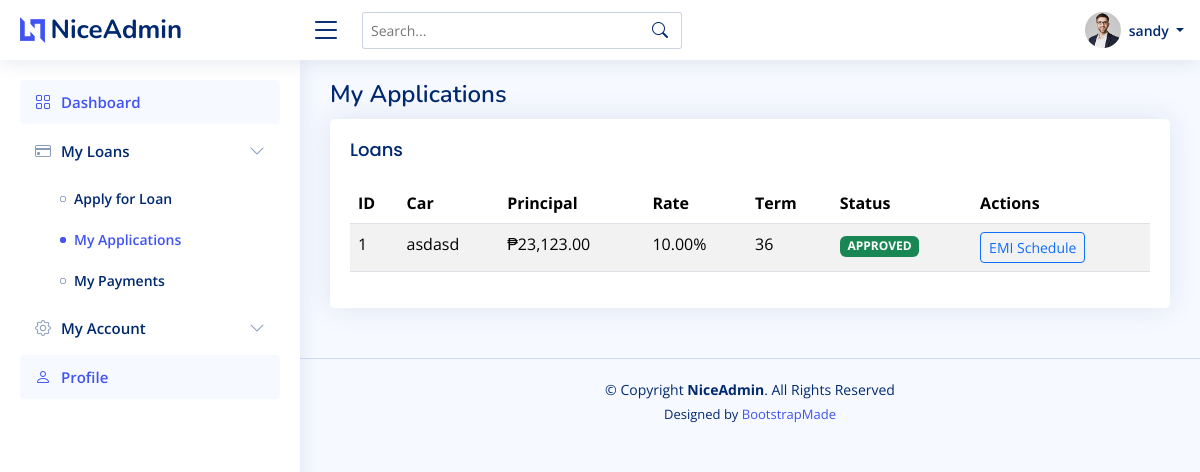
Page /index.php?page=my_loans (signed in) on the committed database.
### tables this page shows
CREATE TABLE `loans` (
  `id` int(11) NOT NULL,
  `user_id` int(11) NOT NULL,
  `car_id` int(11) NOT NULL,
  `car_price` decimal(12,2) NOT NULL,
  `down_payment` decimal(12,2) NOT NULL,
  `principal` decimal(12,2) NOT NULL,
  `annual_interest_rate` decimal(5,2) NOT NULL,
  `term_months` int(11) NOT NULL,
  `status` enum('pending','approved','rejected') DEFAULT 'pending',
  `admin_note` varchar(255) DEFAULT NULL,
  `created_at` timestamp NOT NULL DEFAULT current_timestamp(),
  `approved_at` timestamp NULL DEFAULT NULL
);

CREATE TABLE `cars` (
  `id` int(11) NOT NULL,
  `model` varchar(120) NOT NULL,
  `plate_no` varchar(20) DEFAULT NULL,
  `price` decimal(12,2) NOT NULL,
  `is_active` tinyint(1) DEFAULT 1,
  `archived` tinyint(1) NOT NULL DEFAULT 0
);

### includes/auth.php (called while the page is built, shortened)
<?php
function current_user(): array {
    return [
        'id' => $_SESSION['user_id'] ?? null,
        'username' => $_SESSION['username'] ?? null,
        'full_name' => $_SESSION['fullname'] ?? null,
        'role' => $_SESSION['role'] ?? null,
    ];
}
?>

### function/function.php (called while the page is built, shortened)
<?php
include __DIR__ . '/../db/db.php';
function list_user_loans($userId) {
    global $conn;
    $stmt = $conn->prepare("SELECT l.*, c.model FROM loans l JOIN cars c ON c.id=l.car_id WHERE l.user_id=? ORDER BY l.id DESC");
    $stmt->bind_param("i", $userId);
    $stmt->execute();
    return $stmt->get_result();
}
?>

### module/my_loans.php (the view, shortened to what this page needs)
<?php
require_once __DIR__ . '/../includes/auth.php';
require_once __DIR__ . '/../db/db.php';
require_once __DIR__ . '/../function/function.php';
$user = current_user();
$loans = list_user_loans($user['id']);
?>
<div class="pagetitle"><h1>My Applications</h1></div>
<section class="section">
  <div class="card">
    <div class="card-body">
      <h5 class="card-title">Loans</h5>
      <table class="table table-striped">
        <thead><tr>
          <th>ID</th><th>Car</th><th>Principal</th><th>Rate</th><th>Term</th><th>Status</th><th>Actions</th>
        </tr></thead>
        <tbody>
        <?php while($row = $loans->fetch_assoc()): ?>
          <tr>
            <td><?php echo $row['id']; ?></td>
            <td><?php echo htmlspecialchars($row['model']); ?></td>
            <td>₱<?php echo number_format($row['principal'],2); ?></td>
            <td><?php echo $row['annual_interest_rate']; ?>%</td>
            <td><?php echo $row['term_months']; ?></td>
            <td><span class="badge bg-<?php echo $row['status']==='approved'?'success':($row['status']==='rejected'?'danger':'warning'); ?>"><?php echo strtoupper($row['status']); ?></span></td>
            <td>
              <?php if ($row['status']==='approved'): ?>
                <a href="index.php?page=emi_schedule&loan_id=<?php echo $row['id']; ?>" class="btn btn-sm btn-outline-primary">EMI Schedule</a>
              <?php else: ?>
                <span class="text-muted">Rejected</span>
              <?php endif; ?>
            </td>
          </tr>
        <?php endwhile; ?>
        </tbody>
      </table>
    </div>
  </div>
</section>

### assets/css/style.css (style rules this page uses)
:root { scroll-behavior: smooth; }
body { font-family: "Open Sans", sans-serif; background: #f6f9ff; color: #444444; }
a { color: #4154f1; text-decoration: none; }
h1, h2, h3, h4, h5, h6 { font-family: "Nunito", sans-serif; }
.pagetitle { margin-bottom: 10px; }
.pagetitle h1 { font-size: 24px; margin-bottom: 0; font-weight: 600; color: #012970; }
.card { margin-bottom: 30px; border: none; border-radius: 5px; box-shadow: 0px 0 30px rgba(1, 41, 112, 0.1); }
.card-title { padding: 20px 0 15px 0; font-size: 18px; font-weight: 500; color: #012970; font-family: "Poppins", sans-serif; }
.card-body { padding: 0 20px 20px 20px; }

### rows in the picture
loans: id "1", car.model "asdasd", principal "23,123.00", annual_interest_rate "10.00", term_months "36", status "APPROVED"

### other values in the picture
$_SESSION['username'] "sandy"
